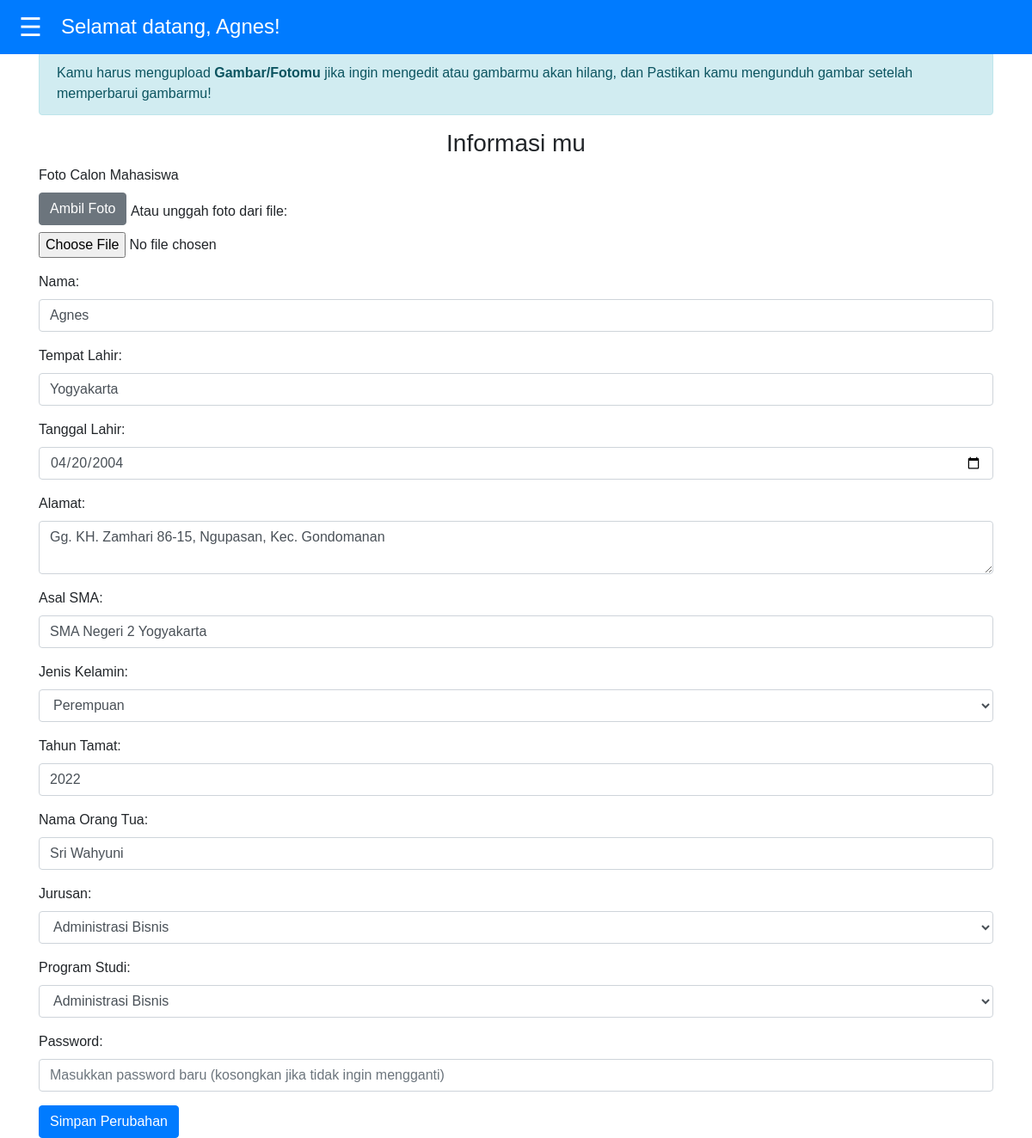
Page /editcalon.php (signed in) on the committed database.
### tables this page shows
CREATE TABLE CALONMAHASISWA (
    nopendaftaran INT(11) PRIMARY KEY,
    gambar VARCHAR(255),
    nama VARCHAR(100) NOT NULL,
    tempat_lahir VARCHAR(100) NOT NULL,
    tanggal_lahir DATE,
    alamat TEXT,
    asal_sma VARCHAR(100) NOT NULL,
    jenis_kelamin ENUM('laki-laki', 'perempuan') NOT NULL,
    tahun_tamat INT NOT NULL,
    PASSWORD VARCHAR(100) NOT NULL,
    nama_orangtua VARCHAR(100) NOT NULL,
    jurusan ENUM('Teknik Komputer dan Informatika', 'Administrasi Bisnis', 'Teknik Sipil', 'Teknik Mesin') NOT NULL,
    program_studi ENUM('Teknik Komputer', 'Teknik sipil', 'Administrasi Bisnis', 'Teknik Mesin') NOT NULL,
    status ENUM('Lulus', 'TidakLulus', 'Belum Ditentukan') NOT NULL DEFAULT 'Belum Ditentukan'
);

### editcalon.php (the view, shortened to what this page needs)
<?php
include 'koneksi.php';
$nopendaftaran = $_SESSION['username'];
$sql = "SELECT * FROM CALONMAHASISWA WHERE nopendaftaran = ?";
$stmt = $conn->prepare($sql);
$stmt->bind_param("s", $nopendaftaran);
$stmt->execute();
$result = $stmt->get_result();
$data = $result->fetch_assoc();
$nama = $data['nama'];
$tempat_lahir = $data['tempat_lahir'];
$tanggal_lahir = $data['tanggal_lahir'];
$alamat = $data['alamat'];
$asal_sma = $data['asal_sma'];
$jenis_kelamin = $data['jenis_kelamin'];
$tahun_tamat = $data['tahun_tamat'];
$nama_orangtua = $data['nama_orangtua'];
$jurusan = $data['jurusan'];
$program_studi = $data['program_studi'];
?>
<!DOCTYPE html>
<html lang="id">
<head>
    <link rel="stylesheet" href="https://stackpath.bootstrapcdn.com/bootstrap/4.5.2/css/bootstrap.min.css">
    <link rel="stylesheet" href="css/stylesd.css">
    <link rel="stylesheet" href="https://cdnjs.cloudflare.com/ajax/libs/font-awesome/5.15.4/css/all.min.css">
</head>
<body>
    <div id="main">
        <nav class="navbar navbar-expand navbar-dark">
            <button class="openbtn" id="sidebarToggle">☰</button>
            <h2 class="text-white ml-3">Selamat datang, <?= htmlspecialchars($nama); ?>!</h2>
        </nav>
        <div class="container mt-4">
        <div class="alert alert-info" role="alert">
            Kamu harus mengupload <strong>Gambar/Fotomu</strong> jika ingin mengedit atau gambarmu akan hilang, dan Pastikan kamu mengunduh gambar setelah memperbarui gambarmu!
            </div>
            <h3 class="text-center">Informasi mu</h3>
            <form action="editaksi.php" method="POST" enctype="multipart/form-data" onsubmit="return validateForm()">
                <div class="form-group">
                    <label>Foto Calon Mahasiswa</label><br>
                    <button type="button" class="btn btn-secondary mb-2" id="startCameraButton">Ambil Foto</button>
                    <label for="uploadImage" class="mt-2">Atau unggah foto dari file:</label>
                    <input type="file" name="uploadImage" id="uploadImage" accept="image/*" class="form-control-file">
                </div>
                <div class="form-group">
                    <label for="nama">Nama:</label>
                    <input type="text" name="nama" class="form-control" value="<?= htmlspecialchars($nama); ?>" required>
                </div>
                <div class="form-group">
                    <label for="tempat_lahir">Tempat Lahir:</label>
                    <input type="text" name="tempat_lahir" class="form-control" value="<?= htmlspecialchars($tempat_lahir); ?>" required>
                </div>
                <div class="form-group">
                    <label for="tanggal_lahir">Tanggal Lahir:</label>
                    <input type="date" name="tanggal_lahir" class="form-control" value="<?= htmlspecialchars($tanggal_lahir); ?>" required>
                </div>
                <div class="form-group">
                    <label for="alamat">Alamat:</label>
                    <textarea name="alamat" class="form-control" required><?= htmlspecialchars($alamat); ?></textarea>
                </div>
                <div class="form-group">
                    <label for="asal_sma">Asal SMA:</label>
                    <input type="text" name="asal_sma" class="form-control" value="<?= htmlspecialchars($asal_sma); ?>" required>
                </div>
                <div class="form-group">
                    <label for="jenis_kelamin">Jenis Kelamin:</label>
                    <select name="jenis_kelamin" class="form-control" required>
                        <option value="perempuan" <?= $jenis_kelamin == 'perempuan' ? 'selected' : ''; ?>>Perempuan</option>
                    </select>
                </div>
                <div class="form-group">
                    <label for="tahun_tamat">Tahun Tamat:</label>
                    <input type="number" name="tahun_tamat" class="form-control" value="<?= htmlspecialchars($tahun_tamat); ?>" required>
                </div>
                <div class="form-group">
                    <label for="nama_orangtua">Nama Orang Tua:</label>
                    <input type="text" name="nama_orangtua" class="form-control" value="<?= htmlspecialchars($nama_orangtua); ?>" required>
                </div>
                <div class="form-group">
                    <label for="jurusan">Jurusan:</label>
                    <select name="jurusan" class="form-control" required>
                        <option value="Administrasi Bisnis" <?= $jurusan == 'Administrasi Bisnis' ? 'selected' : ''; ?>>Administrasi Bisnis</option>
                    </select>
                </div>
                <div class="form-group">
                    <label for="program_studi">Program Studi:</label>
                    <select name="program_studi" class="form-control" required>
                        <option value="Administrasi Bisnis" <?= $program_studi == 'Administrasi Bisnis' ? 'selected' : ''; ?>>Administrasi Bisnis</option>
                    </select>
                </div>
                <div class="form-group">
                    <label for="password">Password:</label>
                    <input type="password" name="password" class="form-control" placeholder="Masukkan password baru (kosongkan jika tidak ingin mengganti)">
                </div>
                <button type="submit" class="btn btn-primary">Simpan Perubahan</button>
            </form>
        </div>
    </div>
</body>
</html>

### css/stylesd.css (style rules this page uses)
body { font-family: 'Quicksand', sans-serif; margin: 0; }
#main { transition: margin-left 0.3s; padding: 0; margin-top: 60px; }
.navbar { position: fixed; top: 0; left: 0; width: 100%; z-index: 2; background-color: #007bff; transition: margin-left 0.3s; }
.navbar h2 { font-size: calc(1.5em + 1vw); margin: 0; color: white; }
.navbar .openbtn { color: white; background: none; border: none; font-size: 30px; }
.container { margin-top: 70px; transition: margin-left 0.3s; }
#main h2 { white-space: nowrap; overflow: hidden; text-overflow: ellipsis; max-width: calc(100% - 50px); font-size: 1.5rem; }

### rows in the picture
calonmahasiswa: nama "Agnes", tempat_lahir "Yogyakarta", tanggal_lahir "04/20/2004", alamat "Gg. KH. Zamhari 86-15, Ngupasan, Kec. Gondomanan", asal_sma "SMA Negeri 2 Yogyakarta", jenis_kelamin "Perempuan", tahun_tamat "2022", nama_orangtua "Sri Wahyuni", jurusan "Administrasi Bisnis", program_studi "Administrasi Bisnis"
